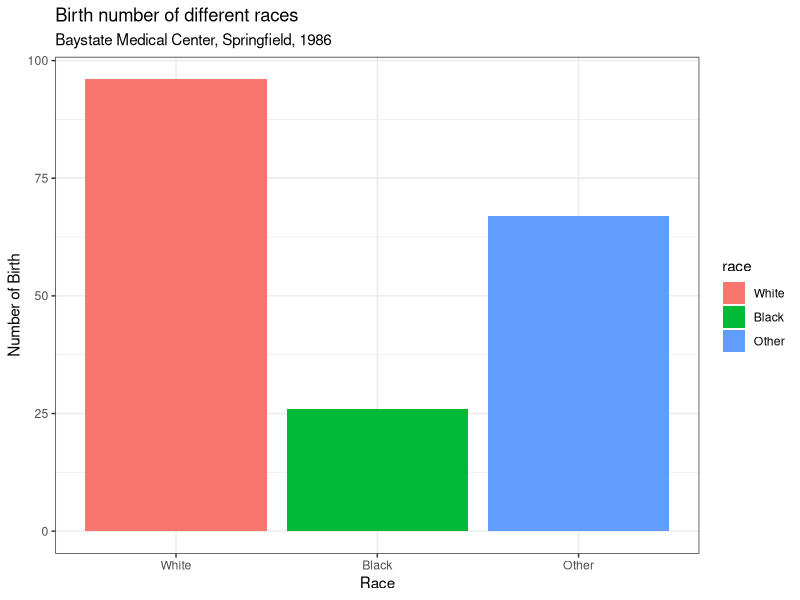
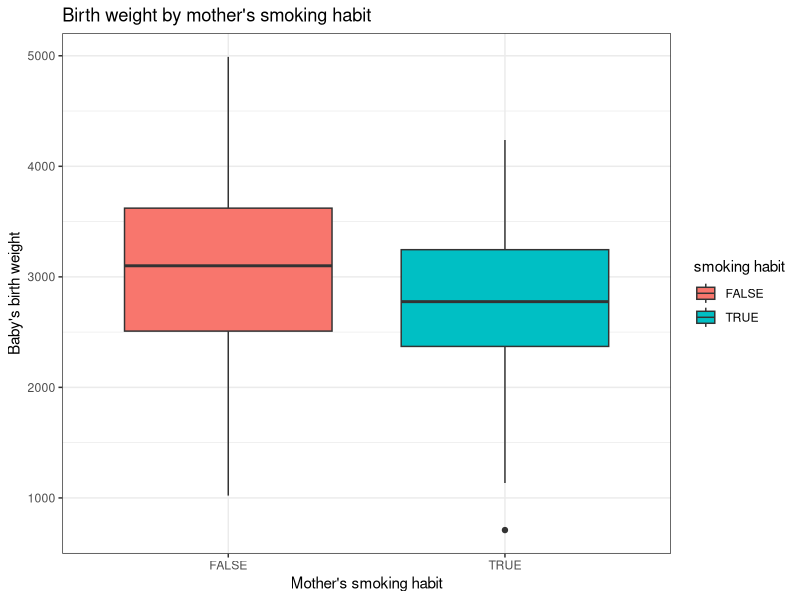
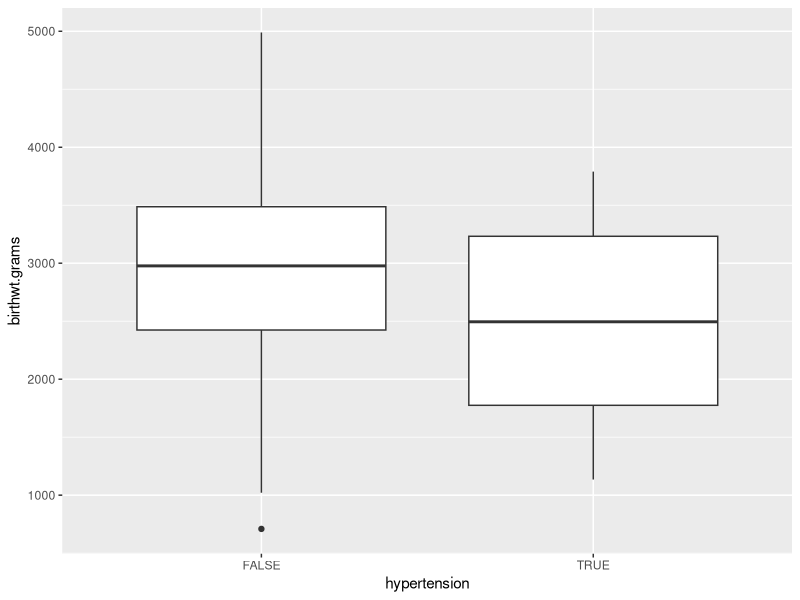
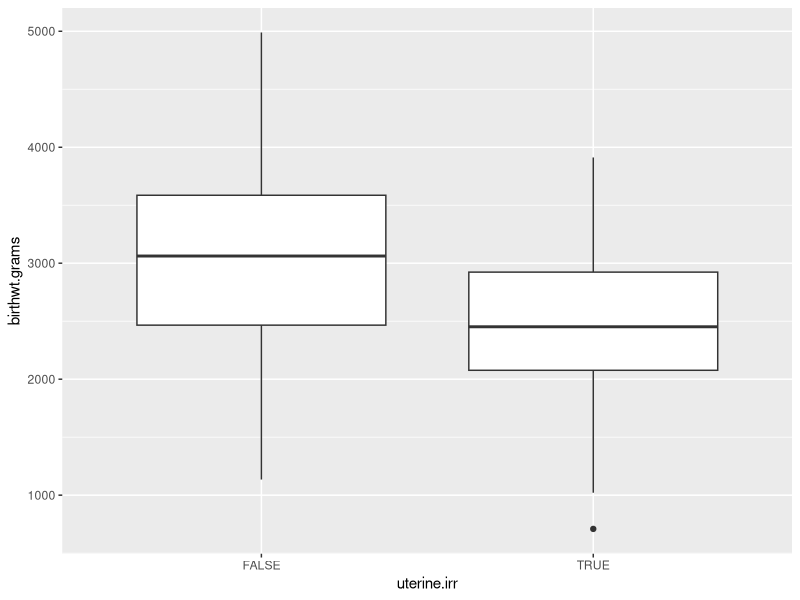
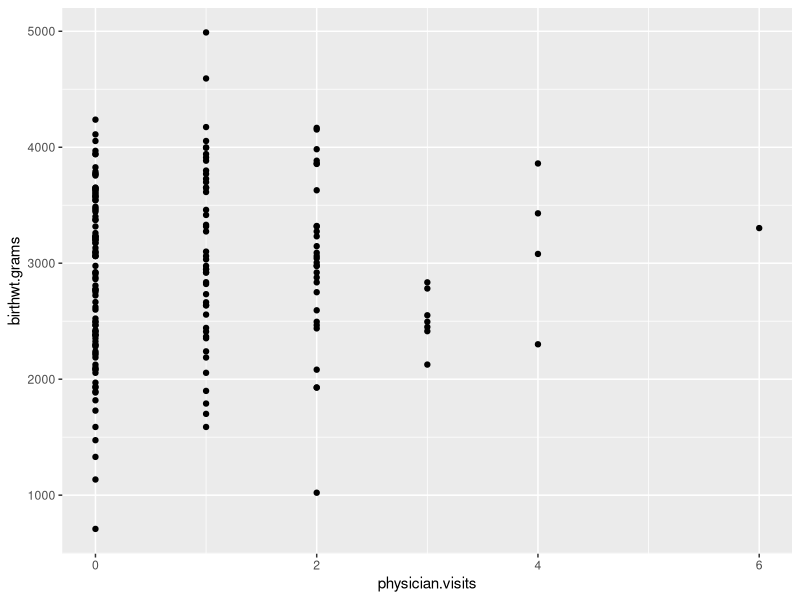
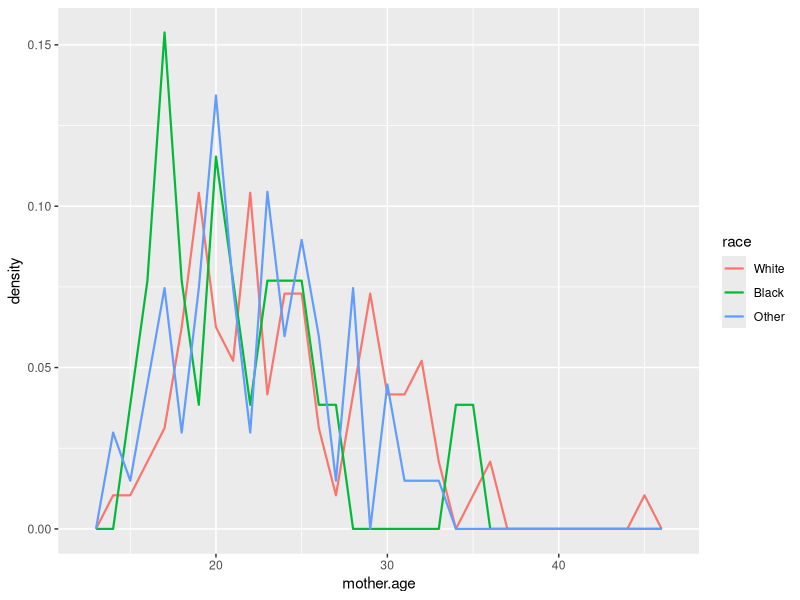
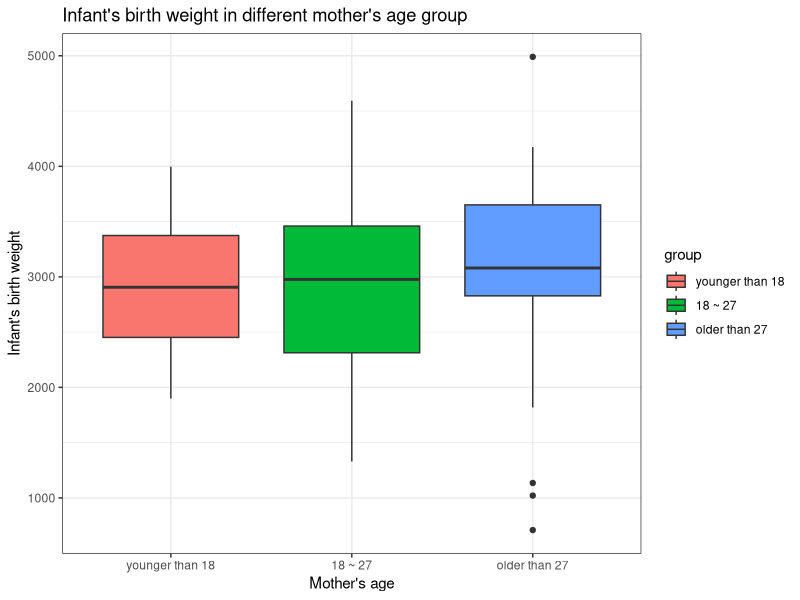
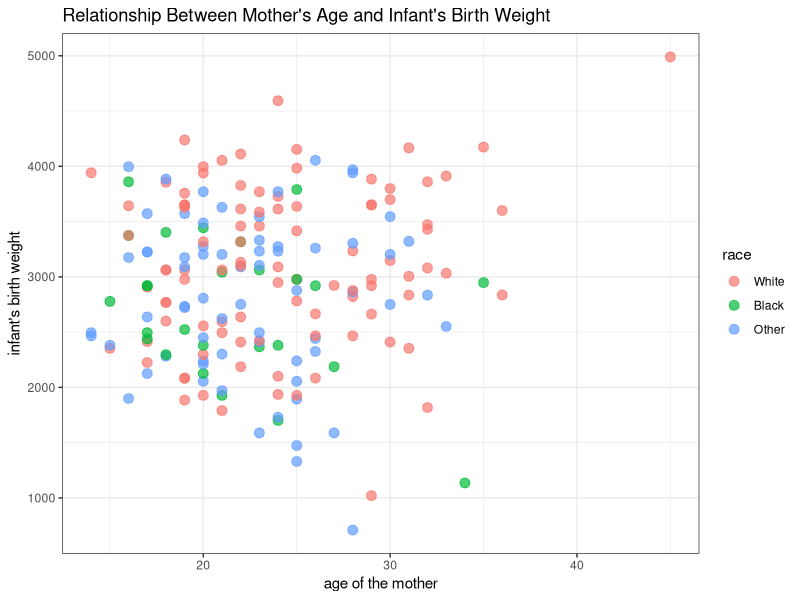

R code for these plots, in order:
## ---- chunk 1
knitr::opts_chunk$set(echo = TRUE)
## ---- chunk 2
library(tidyverse)
library(lubridate)
library(MASS)
data(birthwt)
summary(birthwt)
## ---- chunk 3
colnames(birthwt)
colnames(birthwt) <- c("birthwt.below.2500", "mother.age",
"mother.weight", "race",
"mother.smokes", "previous.prem.labor",
"hypertension", "uterine.irr",
"physician.visits", "birthwt.grams")
colnames(birthwt)

birthwt$race <- case_match(
  birthwt$race,
  1 ~ "White",
  2 ~ "Black", 
  3 ~ "Other"
) |>
  factor(levels=c("White", "Black", "Other"))
birthwt$race[1:20]

birthwt$mother.smokes <- case_match(
  birthwt$mother.smokes,
  0 ~ FALSE,
  1 ~ TRUE
)

birthwt$uterine.irr <- case_match(
  birthwt$uterine.irr,
  0 ~ FALSE,
  1 ~ TRUE
)

birthwt$hypertension <- case_match(
  birthwt$hypertension,
  0 ~ FALSE,
  1 ~ TRUE
)
## ---- chunk 4
birthwt |>
  ggplot(aes(x=race, fill=race)) +
  geom_bar() +
  labs(x="Race", y="Number of Birth", title="Birth number of different races", subtitle="Baystate Medical Center, Springfield, 1986") +
  theme_bw()

# We will mainly focus on this relation: smoking habit of the mother & the birth weight of the baby
ggplot(birthwt, aes(y=birthwt.grams, x=mother.smokes, fill=mother.smokes)) +
  geom_boxplot() +
  labs(x="Mother's smoking habit", y="Baby's birth weight", title="Birth weight by mother's smoking habit", fill="smoking habit") +
  theme_bw()

ggplot(birthwt, aes(x=hypertension, y=birthwt.grams)) +
  geom_boxplot()

ggplot(birthwt, aes(x=uterine.irr, y=birthwt.grams)) +
  geom_boxplot()

ggplot(birthwt, aes(x=physician.visits, y=birthwt.grams)) +
  geom_point()

ggplot(birthwt, aes(x=mother.age, y=after_stat(density), color=race)) +
  #facet_wrap(~race) +
  geom_freqpoly(binwidth=1, size=0.75)

birthwt |>
  mutate(
    mother_age_group = case_when(
      mother.age <= 18 ~ "younger than 18",
      mother.age > 18 & mother.age <= 27 ~ "18 ~ 27",
      mother.age > 27 ~ "older than 27",
      .default = NA_character_
    ) 
  ) |>
  mutate(
    mother_age_group = factor(
      mother_age_group,
      levels = c("younger than 18", "18 ~ 27", "older than 27")
    )
  ) -> birthwt
ggplot(birthwt, aes(x=mother_age_group, y=birthwt.grams, fill=mother_age_group)) +
  geom_boxplot() +
  labs(x="Mother's age", y="Infant's birth weight", title="Infant's birth weight in different mother's age group", fill="group") +
  theme_bw()

ggplot(birthwt, aes(x=mother.age, y=birthwt.grams, color=race)) +
  geom_point(alpha=0.7, size=3) +
  labs(x="age of the mother", y="infant's birth weight", title="Relationship Between Mother's Age and Infant's Birth Weight", color="race") +
  theme_bw()

birthwt |>
  group_by(race) |>
  summarize(
    proportion_under_18 = mean(mother.age < 18)
  )
## ---- chunk 5
t.test(birthwt$birthwt.grams[birthwt$mother.smokes==TRUE],
       birthwt$birthwt.grams[birthwt$mother.smokes==FALSE])
## ---- chunk 6
linear.model.1 <- lm(birthwt.grams ~mother.smokes, data=birthwt)
summary(linear.model.1)

## ---- chunk 7
linear.model.2 <- lm(birthwt.grams ~ mother.age, birthwt)
summary(linear.model.2)
## ---- chunk 8
ggplot(birthwt, aes(x=mother.age, y=birthwt.grams)) +
  geom_point(alpha=0.7, size=2.5, color="pink") +
  labs(x="age of the mother", y="infant's birth weight", title="Relationship Between Mother's Age and Infant's Birth Weight") +
  geom_smooth(formula="y~x", color="steelblue") +
  theme_bw()
## ---- chunk 9
linear.model.3 <- lm(birthwt.grams ~ mother.age, filter(birthwt, mother.age < 40))
summary(linear.model.3)
## ---- chunk 10
linear.model.3a <- lm(birthwt.grams ~ + mother.age + mother.smokes, filter(birthwt, mother.age < 40))
summary(linear.model.3a)
## ---- chunk 11
linear.model.3b <- lm(birthwt.grams ~ + mother.age + mother.smokes + race, filter(birthwt, mother.age < 40))
summary(linear.model.3b)
## ---- chunk 12
birthwt |>
  filter(mother.age < 40) |>
  dplyr::select(!birthwt.below.2500) -> new_birthwt
linear.model.3c <- lm(birthwt.grams ~ . , new_birthwt)
summary(linear.model.3c)
## ---- chunk 13
glm.0 <- glm(birthwt.below.2500 ~ . - birthwt.grams, data=filter(birthwt, mother.age < 40), family=binomial())
summary(glm.0)
